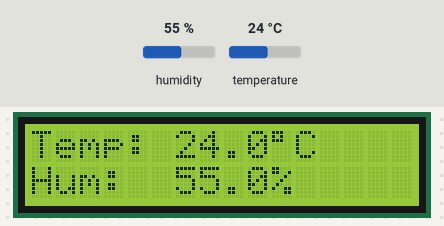
Simulated run of this sketch. Board: Arduino Uno, built with avr-gcc and run on an emulated ATmega328P. Shown: 16×2 character LCD. Inputs (shaded band) come from the test bench; at power-on: humidity 55 %, temperature 24 °C. What the sketch prints to the serial monitor is not drawn.

Above: at 4.7 s.
4.8 s: humidity set to 22 %
At 6.9 s:
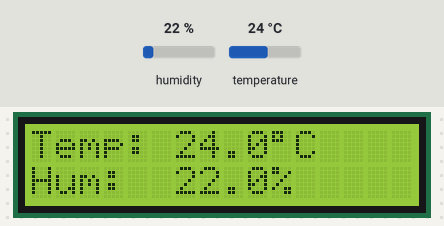
7.8 s: temperature set to 12 °C
At 9.2 s:
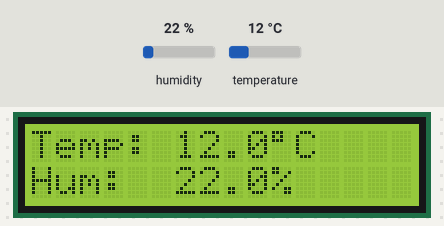
10.8 s: humidity set to 40 %
At 13.5 s:
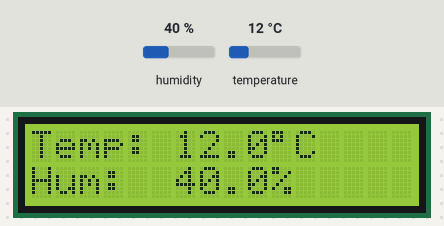
13.8 s: temperature set to 19 °C
At 14.8 s:
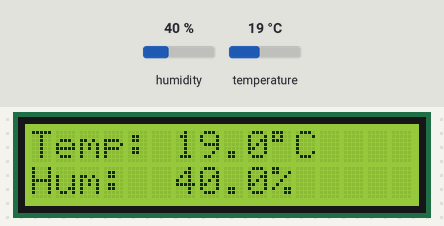
Timing chart, 0 to 16.8 s (numbered marks = the images above; inputs shaded):
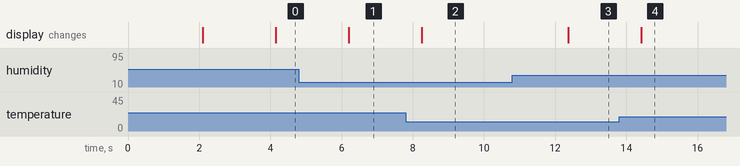

The sketch:

sketch_apr2a.ino
```cpp
#include <DHT.h>
#include <LiquidCrystal_I2C.h>

#define DHTPIN 2
#define DHTTYPE DHT11

DHT dht(DHTPIN, DHTTYPE);
LiquidCrystal_I2C lcd(0x27, 16, 2);

void setup() {
  Serial.begin(9600);
  dht.begin();

  lcd.init();
  lcd.backlight();

  lcd.setCursor(0, 0);
  lcd.print("  Sensor DHT11  ");
  lcd.setCursor(0, 1);
  lcd.print("  Iniciando...  ");
  delay(2000);
  lcd.clear();
}

void loop() {
  delay(2000);

  float h = dht.readHumidity();
  float t = dht.readTemperature();

  if (isnan(h) || isnan(t)) {
    lcd.setCursor(0, 0);
    lcd.print("  Error sensor  ");
    Serial.println("ERROR");
    return;
  }

  // Mostrar en LCD
  lcd.setCursor(0, 0);
  lcd.print("Temp: ");
  lcd.print(t, 1);
  lcd.print((char)223); // símbolo °
  lcd.print("C   ");

  lcd.setCursor(0, 1);
  lcd.print("Hum:  ");
  lcd.print(h, 1);
  lcd.print("%   ");

  // Mandar al Serial para Python
  Serial.print(t);
  Serial.print(";");
  Serial.println(h);
}
```

Measured:
- after the input at 4.8 s, the display: changes after 1.4 s (image 1)
- after the input at 7.8 s, the display: changes after 0.46 s (image 2)
- after the input at 10.8 s, the display: changes after 1.6 s (image 3)
- after the input at 13.8 s, the display: changes after 0.62 s (image 4)
